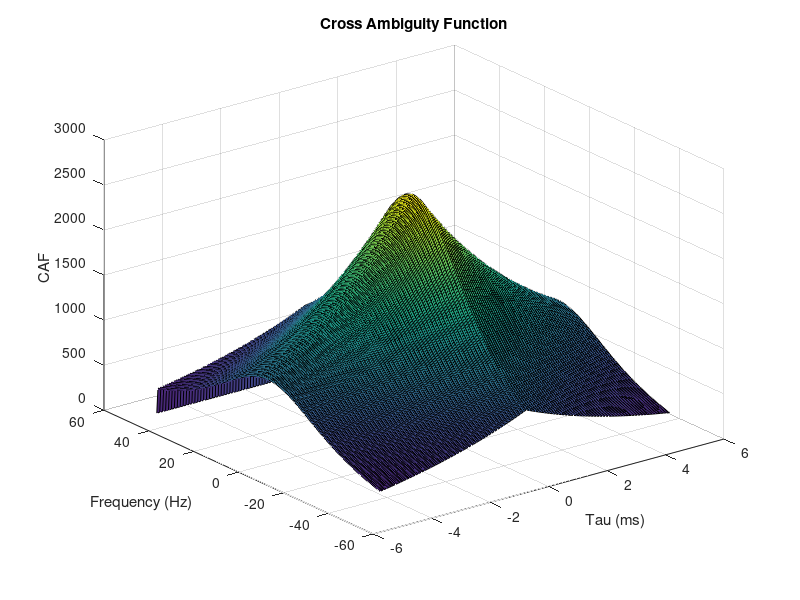

MATLAB code to generate this figure:
%% Cross Ambiguity Function

% Array for t
t = (0:10000);

% Step size for Freq and Tau
df = .5;
dtau = 1;

% Make a big'ol matrix to put our CAF in!
A = zeros(200,100);

% For a bunch of Freqs and a bunch of Taus,
for f = -50:df:49
    for tau = -50:dtau:49                  
        
        % Calculate an S1 and an S2
        s1 = [zeros(1,250) exp(-.01*t(1:750))];
        s2 = [zeros(1,tau+250) exp(-.01*(t(1:750-tau)))];
            
        % Multiply our S1 S2 and the Freq Shift, Integrate
        A((f+50)/df+1,(tau+50)/dtau+1)=sum(s1.*s2.* exp(-j*2*pi*f*t(1:1000)/10000));
    end
end

% Absolute Value and Square the guy!
A = abs(A);
A = A.^2;

% Let's draw a plot! OK? OK!
surf([-50:dtau:(50-dtau)]./10,[-50:df:(50-df)],A);
ylabel('Frequency (Hz)')
xlabel('Tau (ms)')
zlabel('CAF')
title('Cross Ambiguity Function')